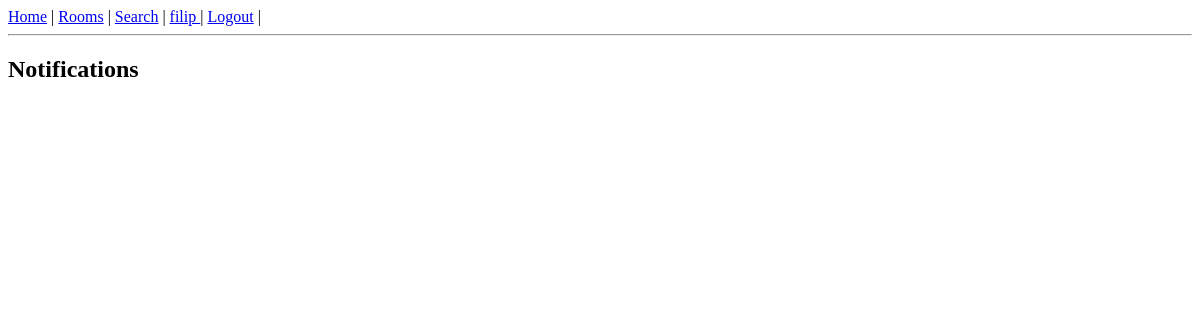
/user/filip/notifications (signed in), run on an earlier commit of the app's database.
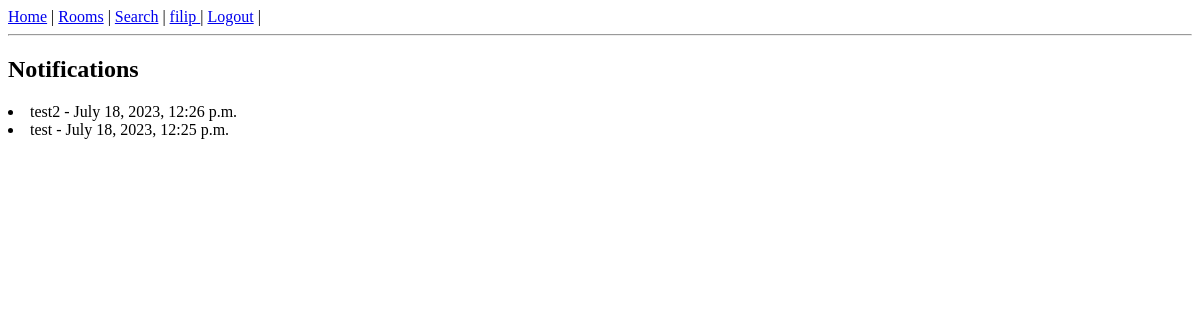
And on a later commit of the database.
### viperchat/models.py (models this page shows)
class Notification(models.Model):
    id = models.UUIDField(
        default=uuid.uuid4,
        unique=True,
        primary_key=True,
        editable=False
    )
    description = models.TextField()
    date_created = models.DateTimeField(auto_now_add=True)
    receiver = models.ForeignKey(User, on_delete=models.CASCADE)
    is_read = models.BooleanField(default=False)

### viperchat/views.py (the view)
# urls.py: path('user/<slug:username>/notifications', vchat.NotificationList.as_view(), name='notification_list'),
class NotificationList(LoginRequiredMixin, ListView):
    model = Notification
    def get_context_data(self, *args, **kwargs):
        context = super().get_context_data(**kwargs)
        user_username = self.kwargs['username']      # Get user's username from the URL
        user = User.objects.get(username=user_username)
        logged_user = self.request.user
        notifications = Notification.objects.filter(receiver=user).order_by('-date_created')
        if user != logged_user:
            raise PermissionDenied
        else:
            context['notifications'] = notifications
            return context

### templates/viperchat/notification_list.html (shortened to what this page needs)
{% extends 'viperchat/base.html' %}
{% block content %}
<h2>Notifications</h2>
{% for notification in notifications %}
<li>{{ notification.description }} - {{ notification.date_created }} </li>
{% endfor %}
{% endblock %}

What changed in the data, as far as the page shows it:
added Notification: description "test2", date_created "July 18, 2023, 12:26 p.m."
added Notification: description "test", date_created "July 18, 2023, 12:25 p.m."
